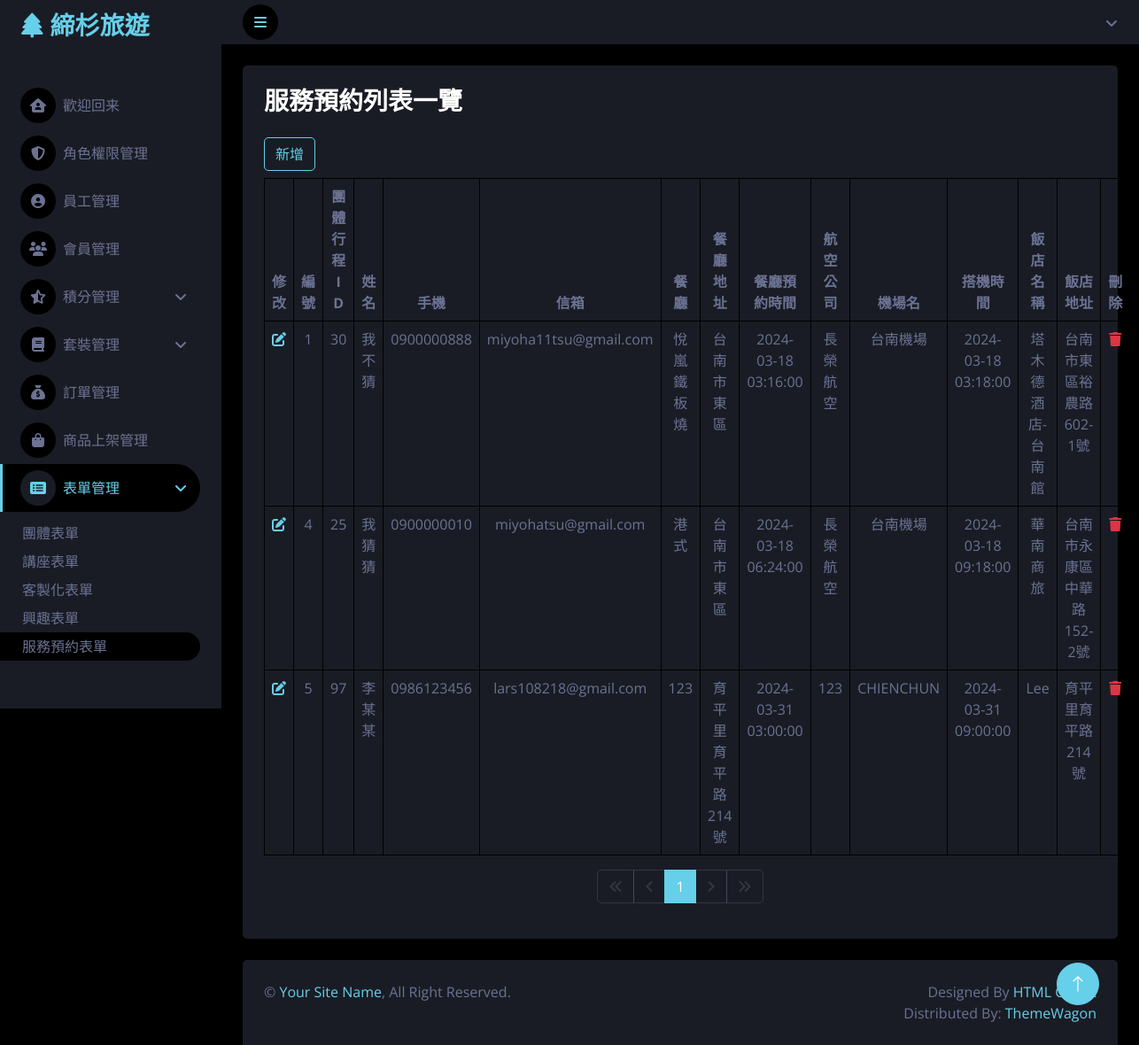
Screenshot of /serve_form/serve_list.php with the database file from the repository.
### tables this page shows
CREATE TABLE `serve_list` (
  `sid` int(4) NOT NULL COMMENT '起頭編號',
  `group_id` varchar(5) NOT NULL COMMENT '團體行程ID',
  `name` varchar(4) NOT NULL COMMENT '姓名',
  `mobile` varchar(10) NOT NULL COMMENT '手機',
  `email` text NOT NULL COMMENT '信箱',
  `serveitem` text NOT NULL COMMENT '服務項目',
  `restaurant` text NOT NULL COMMENT '餐廳',
  `restaurantaddress` text NOT NULL COMMENT '餐廳地址',
  `restauranttime` timestamp NOT NULL DEFAULT current_timestamp() ON UPDATE current_timestamp() COMMENT '餐廳預約時間',
  `restaurantpeople` varchar(2) NOT NULL COMMENT '餐廳人數',
  `airline` text NOT NULL COMMENT '航空公司',
  `airportplace` text NOT NULL COMMENT '機場地點',
  `airporttime` timestamp NOT NULL DEFAULT current_timestamp() ON UPDATE current_timestamp() COMMENT '機場時間',
  `airportpeople` varchar(2) NOT NULL COMMENT '機場人數',
  `consultation` text NOT NULL COMMENT '專人諮詢',
  `consultation question` text NOT NULL COMMENT '諮詢問題',
  `consultationtime` text NOT NULL COMMENT '諮詢時間',
  `contact` text NOT NULL COMMENT '諮詢聯絡方式',
  `hotelname` text NOT NULL COMMENT '飯店名稱',
  `hoteladdress` text NOT NULL COMMENT '飯店地址'
);

### serve_form/serve_list.php (the view, shortened to what this page needs)
<?php
require '../parts/form_pdo-connect.php';
$isAbled = $_SESSION['permission']['form'] == 'view' ? 'disabled' : '';
?>
<?php include '../parts/html-head.php' ?>
<?php include '../parts/spinner.php' ?>
<?php include '../parts/slidebar.php' ?>
<?php include '../parts/navbar.php' ?>
<?php
$page = isset($_GET['page']) ? intval($_GET['page']) : 1;
$perPage = 5;
$t_sql = "SELECT COUNT(1) FROM serve_list";
$t_stmt = $pdo->query($t_sql);
$totalRows = $t_stmt->fetch(PDO::FETCH_NUM)[0];
$totalPages = ceil($totalRows / $perPage);
$sql = sprintf("SELECT * FROM serve_list LIMIT %s, %s", ($page - 1) * $perPage, $perPage);
$rows = $pdo->query($sql)->fetchAll();
?>
<div class="container-fluid pt-4 px-4" id="pills-tabContent">
    <div class="tab-pane fade show active" id="pills-home" role="tabpanel" aria-labelledby="pills-home-tab" tabindex="0">
        <div class="bg-secondary rounded h-100 p-4 ">
            <h3 class="pb-3">服務預約列表一覽</h3>
            <button class="btn btn-outline-primary mb-2" type="button" onclick="window.location.href='serve_add.php';" <?= $isAbled ?>>新增</button>
            <table class="table table-bordered table-hover">
                <thead>
                    <tr>
                        <th class="text-center">修改</th>
                        <th class="text-center">編號</th>
                        <th class="text-center">團體行程 I D</th>
                        <th class="text-center">姓名</th>
                        <th class="text-center">手機</th>
                        <th class="text-center">信箱</th>
                        <th class="text-center">餐廳</th>
                        <th class="text-center">餐廳地址</th>
                        <th class="text-center">餐廳預約時間</th>
                        <th class="text-center">航空公司</th>
                        <th class="text-center">機場名</th>
                        <th class="text-center">搭機時間</th>
                        <th class="text-center">飯店名稱</th>
                        <th class="text-center">飯店地址</th>
                        <th class="text-center">刪除</th>
                    </tr>
                </thead>
                <tbody>
                    <?php foreach ($rows as $r) : ?>
                        <tr>
                            <td class="text-center"><a href="serve_edit.php?sid=<?= $r['sid'] ?>" class="<?= $isAbled ?>"><i class="fa-solid fa-pen-to-square"></i></a></td>
                            <td class="text-center"><?= $r['sid'] ?></td>
                            <td class="text-center"><?= $r['group_id'] ?></td>
                            <td class="text-center"><?= $r['name'] ?></td>
                            <td class="text-center"><?= $r['mobile'] ?></td>
                            <td class="text-center"><?= $r['email'] ?></td>
                            <td class="text-center"><?= $r['restaurant'] ?></td>
                            <td class="text-center"><?= $r['restaurantaddress'] ?></td>
                            <td class="text-center"><?= $r['restauranttime'] ?></td>
                            <td class="text-center"><?= $r['airline'] ?></td>
                            <td class="text-center"><?= $r['airportplace'] ?></td>
                            <td class="text-center"><?= $r['airporttime'] ?></td>
                            <td class="text-center"><?= $r['hotelname'] ?></td>
                            <td class="text-center"><?= $r['hoteladdress'] ?></td>
                            <td class="text-center"><a href="serve_delete.php?sid=<?= $r['sid'] ?>" class="<?= $isAbled ?>"><i class="fa-solid fa-trash text-danger"></i></a></td>
                        </tr>
                    <?php endforeach ?>
                </tbody>
            </table>
            <nav aria-label="Page navigation example">
                <ul class="pagination justify-content-center">
                    <li class="page-item <?= $page == 1 ? 'disabled' : '' ?> ">
                        <a class="page-link bg-secondary border-light" href="?page=<?= 1 ?>">
                            <i class="fa-solid fa-angles-left"></i>
                        </a>
                    </li>
                    <li class="page-item <?= $page == 1 ? 'disabled' : '' ?>">
                        <a class="page-link bg-secondary border-light" href="?page=<?= $page - 1 ?>">
                            <i class="fa-solid fa-angle-left"></i>
                        </a>
                    </li>
                    <?php for ($i = $page - 3; $i <= $page + 3; $i++) : ?>
                        <?php if ($i >= 1 and $i <= $totalPages) : ?>
                            <li class="page-item <?= $i != $page ?: 'active' ?>">
                                <a class="page-link <?= $i != $page ? 'bg-secondary border-light' : 'active' ?>" href="?page=<?= $i ?>"><?= $i ?></a>
                            </li>
                        <?php endif ?>
                    <?php endfor ?>
                    <li class="page-item <?= $page == $totalPages ? 'disabled' : '' ?>"><a class="page-link bg-secondary border-light" href="?page=<?= $page + 1 ?>"><i class="fa-solid fa-angle-right"></i></a></li>
                    <li class="page-item <?= $page == $totalPages ? 'disabled' : '' ?>"><a class="page-link bg-secondary border-light" href="?page=<?= $totalPages ?>"><i class="fa-solid fa-angles-right"></i></a></li>
                </ul>
            </nav>
        </div>
    </div>
</div>
<?php include '../parts/footer.php' ?>
<?php include '../parts/html-foot.php' ?>

### css/style.css (style rules this page uses)
:root { --primary: rgb(102, 207, 233); --secondary: #191C24; --light: #6C7293; --dark: #000000; }
.btn { transition: .5s; }

### parts/html-head.php (style rules this page uses)
.disabled { pointer-events: none !important; opacity: 0.3 !important; user-select: none; }

### rows the page displays
serve_list: sid "1", group "30", name "我不猜", mobile "0900000888", email "miyoha11tsu@gmail.com", restaurant "悅嵐鐵板燒", restaurantaddress "台南市東區", restauranttime "2024-03-18 03:16:00", airline "長榮航空", airportplace "台南機場", airporttime "2024-03-18 03:18:00", hotelname "塔木德酒店-台南館", hoteladdress "台南市東區裕農路602-1號"
serve_list: sid "4", group "25", name "我猜猜", mobile "0900000010", email "miyohatsu@gmail.com", restaurant "港式", restaurantaddress "台南市東區", restauranttime "2024-03-18 06:24:00", airline "長榮航空", airportplace "台南機場", airporttime "2024-03-18 09:18:00", hotelname "華南商旅", hoteladdress "台南市永康區中華路152-2號"
serve_list: sid "5", group "97", name "李某某", mobile "0986123456", email "lars108218@gmail.com", restaurant "123", restaurantaddress "育平里育平路214號", restauranttime "2024-03-31 03:00:00", airline "123", airportplace "CHIENCHUN", airporttime "2024-03-31 09:00:00", hotelname "Lee", hoteladdress "育平里育平路214號"
